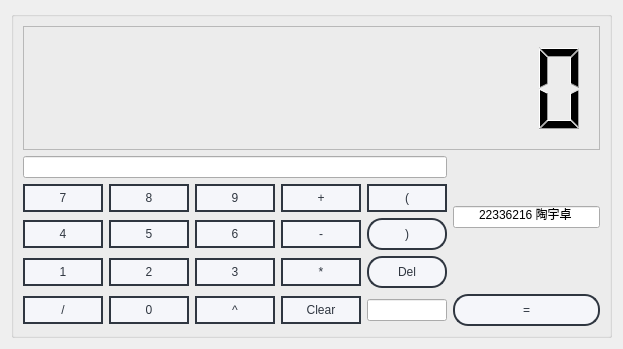
<?xml version="1.0" encoding="UTF-8"?>
<ui version="4.0">
 <class>Widget</class>
 <widget class="QWidget" name="Widget">
  <property name="geometry">
   <rect>
    <x>0</x>
    <y>0</y>
    <width>619</width>
    <height>349</height>
   </rect>
  </property>
  <property name="windowTitle">
   <string>Widget</string>
  </property>
  <layout class="QGridLayout" name="gridLayout">
   <item row="0" column="0">
    <widget class="QGroupBox" name="groupBox">
     <property name="title">
      <string/>
     </property>
     <property name="alignment">
      <set>Qt::AlignJustify|Qt::AlignVCenter</set>
     </property>
     <layout class="QGridLayout" name="gridLayout_2">
      <item row="2" column="1" alignment="Qt::AlignHCenter">
       <widget class="QPushButton" name="pushButton_8">
        <property name="minimumSize">
         <size>
          <width>80</width>
          <height>24</height>
         </size>
        </property>
        <property name="styleSheet">
         <string notr="true">/**正常情况下样式**/
QPushButton{
	font: 10pt &quot;微软雅黑&quot;;
    color: #2f3640;
    background-color: #f5f6fa;
    border-color: #2f3640;
    border-radius: 15px;
    border-style: solid;
    border-width: 2px;
    padding: 5px;
}

/**鼠标停留在按钮上的样式**/
QPushButton::hover{	
    color: #FFFFFF;
    background-color: #718093;
    border-color: #2f3640;
}

/**鼠标按压下去的样式**/
QPushButton::pressed,QPushButton::checked{
    color: #FFFFFF;
    background-color: qlineargradient(spread:pad, x1:0, y1:0, x2:0, y2:1, stop:0 #273c75, stop:1 #487eb0);
}

/**按钮失能情况下样式**/
QPushButton::disabled{
    color: #FFFFFF;
    background-color: #dcdde1;
    border-color: #dcdde1;
}</string>
        </property>
        <property name="text">
         <string>8</string>
        </property>
       </widget>
      </item>
      <item row="2" column="0">
       <widget class="QPushButton" name="pushButton_7">
        <property name="styleSheet">
         <string notr="true">/**正常情况下样式**/
QPushButton{
	font: 10pt &quot;微软雅黑&quot;;
    color: #2f3640;
    background-color: #f5f6fa;
    border-color: #2f3640;
    border-radius: 15px;
    border-style: solid;
    border-width: 2px;
    padding: 5px;
}

/**鼠标停留在按钮上的样式**/
QPushButton::hover{	
    color: #FFFFFF;
    background-color: #718093;
    border-color: #2f3640;
}

/**鼠标按压下去的样式**/
QPushButton::pressed,QPushButton::checked{
    color: #FFFFFF;
    background-color: qlineargradient(spread:pad, x1:0, y1:0, x2:0, y2:1, stop:0 #273c75, stop:1 #487eb0);
}

/**按钮失能情况下样式**/
QPushButton::disabled{
    color: #FFFFFF;
    background-color: #dcdde1;
    border-color: #dcdde1;
}</string>
        </property>
        <property name="text">
         <string>7</string>
        </property>
       </widget>
      </item>
      <item row="5" column="3">
       <widget class="QPushButton" name="pushButton_mul">
        <property name="styleSheet">
         <string notr="true">/**正常情况下样式**/
QPushButton{
	font: 10pt &quot;微软雅黑&quot;;
    color: #2f3640;
    background-color: #f5f6fa;
    border-color: #2f3640;
    border-radius: 15px;
    border-style: solid;
    border-width: 2px;
    padding: 5px;
}

/**鼠标停留在按钮上的样式**/
QPushButton::hover{	
    color: #FFFFFF;
    background-color: #718093;
    border-color: #2f3640;
}

/**鼠标按压下去的样式**/
QPushButton::pressed,QPushButton::checked{
    color: #FFFFFF;
    background-color: qlineargradient(spread:pad, x1:0, y1:0, x2:0, y2:1, stop:0 #273c75, stop:1 #487eb0);
}

/**按钮失能情况下样式**/
QPushButton::disabled{
    color: #FFFFFF;
    background-color: #dcdde1;
    border-color: #dcdde1;
}</string>
        </property>
        <property name="text">
         <string>*</string>
        </property>
       </widget>
      </item>
      <item row="2" column="4">
       <widget class="QPushButton" name="pushButton_left">
        <property name="styleSheet">
         <string notr="true">/**正常情况下样式**/
QPushButton{
	font: 10pt &quot;微软雅黑&quot;;
    color: #2f3640;
    background-color: #f5f6fa;
    border-color: #2f3640;
    border-radius: 15px;
    border-style: solid;
    border-width: 2px;
    padding: 5px;
}

/**鼠标停留在按钮上的样式**/
QPushButton::hover{	
    color: #FFFFFF;
    background-color: #718093;
    border-color: #2f3640;
}

/**鼠标按压下去的样式**/
QPushButton::pressed,QPushButton::checked{
    color: #FFFFFF;
    background-color: qlineargradient(spread:pad, x1:0, y1:0, x2:0, y2:1, stop:0 #273c75, stop:1 #487eb0);
}

/**按钮失能情况下样式**/
QPushButton::disabled{
    color: #FFFFFF;
    background-color: #dcdde1;
    border-color: #dcdde1;
}</string>
        </property>
        <property name="text">
         <string>(</string>
        </property>
       </widget>
      </item>
      <item row="0" column="0" colspan="6">
       <widget class="QLCDNumber" name="lcdNumber">
        <property name="layoutDirection">
         <enum>Qt::LeftToRight</enum>
        </property>
        <property name="frameShape">
         <enum>QFrame::StyledPanel</enum>
        </property>
        <property name="lineWidth">
         <number>9</number>
        </property>
        <property name="midLineWidth">
         <number>4</number>
        </property>
        <property name="smallDecimalPoint">
         <bool>true</bool>
        </property>
        <property name="digitCount">
         <number>10</number>
        </property>
        <property name="segmentStyle">
         <enum>QLCDNumber::Filled</enum>
        </property>
        <property name="value" stdset="0">
         <double>0.000000000000000</double>
        </property>
       </widget>
      </item>
      <item row="3" column="1">
       <widget class="QPushButton" name="pushButton_5">
        <property name="styleSheet">
         <string notr="true">/**正常情况下样式**/
QPushButton{
	font: 10pt &quot;微软雅黑&quot;;
    color: #2f3640;
    background-color: #f5f6fa;
    border-color: #2f3640;
    border-radius: 15px;
    border-style: solid;
    border-width: 2px;
    padding: 5px;
}

/**鼠标停留在按钮上的样式**/
QPushButton::hover{	
    color: #FFFFFF;
    background-color: #718093;
    border-color: #2f3640;
}

/**鼠标按压下去的样式**/
QPushButton::pressed,QPushButton::checked{
    color: #FFFFFF;
    background-color: qlineargradient(spread:pad, x1:0, y1:0, x2:0, y2:1, stop:0 #273c75, stop:1 #487eb0);
}

/**按钮失能情况下样式**/
QPushButton::disabled{
    color: #FFFFFF;
    background-color: #dcdde1;
    border-color: #dcdde1;
}</string>
        </property>
        <property name="text">
         <string>5</string>
        </property>
       </widget>
      </item>
      <item row="6" column="5">
       <widget class="QPushButton" name="pushButton_eql">
        <property name="minimumSize">
         <size>
          <width>147</width>
          <height>32</height>
         </size>
        </property>
        <property name="styleSheet">
         <string notr="true">/**正常情况下样式**/
QPushButton{
	font: 10pt &quot;微软雅黑&quot;;
    color: #2f3640;
    background-color: #f5f6fa;
    border-color: #2f3640;
    border-radius: 15px;
    border-style: solid;
    border-width: 2px;
    padding: 5px;
}

/**鼠标停留在按钮上的样式**/
QPushButton::hover{	
    color: #FFFFFF;
    background-color: #718093;
    border-color: #2f3640;
}

/**鼠标按压下去的样式**/
QPushButton::pressed,QPushButton::checked{
    color: #FFFFFF;
    background-color: qlineargradient(spread:pad, x1:0, y1:0, x2:0, y2:1, stop:0 #273c75, stop:1 #487eb0);
}

/**按钮失能情况下样式**/
QPushButton::disabled{
    color: #FFFFFF;
    background-color: #dcdde1;
    border-color: #dcdde1;
}</string>
        </property>
        <property name="text">
         <string>=</string>
        </property>
       </widget>
      </item>
      <item row="6" column="0">
       <widget class="QPushButton" name="pushButton_div">
        <property name="minimumSize">
         <size>
          <width>80</width>
          <height>24</height>
         </size>
        </property>
        <property name="styleSheet">
         <string notr="true">/**正常情况下样式**/
QPushButton{
	font: 10pt &quot;微软雅黑&quot;;
    color: #2f3640;
    background-color: #f5f6fa;
    border-color: #2f3640;
    border-radius: 15px;
    border-style: solid;
    border-width: 2px;
    padding: 5px;
}

/**鼠标停留在按钮上的样式**/
QPushButton::hover{	
    color: #FFFFFF;
    background-color: #718093;
    border-color: #2f3640;
}

/**鼠标按压下去的样式**/
QPushButton::pressed,QPushButton::checked{
    color: #FFFFFF;
    background-color: qlineargradient(spread:pad, x1:0, y1:0, x2:0, y2:1, stop:0 #273c75, stop:1 #487eb0);
}

/**按钮失能情况下样式**/
QPushButton::disabled{
    color: #FFFFFF;
    background-color: #dcdde1;
    border-color: #dcdde1;
}</string>
        </property>
        <property name="text">
         <string>/</string>
        </property>
       </widget>
      </item>
      <item row="6" column="2">
       <widget class="QPushButton" name="pushButton_pow">
        <property name="styleSheet">
         <string notr="true">/**正常情况下样式**/
QPushButton{
	font: 10pt &quot;微软雅黑&quot;;
    color: #2f3640;
    background-color: #f5f6fa;
    border-color: #2f3640;
    border-radius: 15px;
    border-style: solid;
    border-width: 2px;
    padding: 5px;
}

/**鼠标停留在按钮上的样式**/
QPushButton::hover{	
    color: #FFFFFF;
    background-color: #718093;
    border-color: #2f3640;
}

/**鼠标按压下去的样式**/
QPushButton::pressed,QPushButton::checked{
    color: #FFFFFF;
    background-color: qlineargradient(spread:pad, x1:0, y1:0, x2:0, y2:1, stop:0 #273c75, stop:1 #487eb0);
}

/**按钮失能情况下样式**/
QPushButton::disabled{
    color: #FFFFFF;
    background-color: #dcdde1;
    border-color: #dcdde1;
}</string>
        </property>
        <property name="text">
         <string>^</string>
        </property>
       </widget>
      </item>
      <item row="2" column="2">
       <widget class="QPushButton" name="pushButton_9">
        <property name="minimumSize">
         <size>
          <width>80</width>
          <height>24</height>
         </size>
        </property>
        <property name="styleSheet">
         <string notr="true">/**正常情况下样式**/
QPushButton{
	font: 10pt &quot;微软雅黑&quot;;
    color: #2f3640;
    background-color: #f5f6fa;
    border-color: #2f3640;
    border-radius: 15px;
    border-style: solid;
    border-width: 2px;
    padding: 5px;
}

/**鼠标停留在按钮上的样式**/
QPushButton::hover{	
    color: #FFFFFF;
    background-color: #718093;
    border-color: #2f3640;
}

/**鼠标按压下去的样式**/
QPushButton::pressed,QPushButton::checked{
    color: #FFFFFF;
    background-color: qlineargradient(spread:pad, x1:0, y1:0, x2:0, y2:1, stop:0 #273c75, stop:1 #487eb0);
}

/**按钮失能情况下样式**/
QPushButton::disabled{
    color: #FFFFFF;
    background-color: #dcdde1;
    border-color: #dcdde1;
}</string>
        </property>
        <property name="text">
         <string>9</string>
        </property>
       </widget>
      </item>
      <item row="5" column="1">
       <widget class="QPushButton" name="pushButton_2">
        <property name="styleSheet">
         <string notr="true">/**正常情况下样式**/
QPushButton{
	font: 10pt &quot;微软雅黑&quot;;
    color: #2f3640;
    background-color: #f5f6fa;
    border-color: #2f3640;
    border-radius: 15px;
    border-style: solid;
    border-width: 2px;
    padding: 5px;
}

/**鼠标停留在按钮上的样式**/
QPushButton::hover{	
    color: #FFFFFF;
    background-color: #718093;
    border-color: #2f3640;
}

/**鼠标按压下去的样式**/
QPushButton::pressed,QPushButton::checked{
    color: #FFFFFF;
    background-color: qlineargradient(spread:pad, x1:0, y1:0, x2:0, y2:1, stop:0 #273c75, stop:1 #487eb0);
}

/**按钮失能情况下样式**/
QPushButton::disabled{
    color: #FFFFFF;
    background-color: #dcdde1;
    border-color: #dcdde1;
}</string>
        </property>
        <property name="text">
         <string>2</string>
        </property>
       </widget>
      </item>
      <item row="2" column="3">
       <widget class="QPushButton" name="pushButton_add">
        <property name="styleSheet">
         <string notr="true">/**正常情况下样式**/
QPushButton{
	font: 10pt &quot;微软雅黑&quot;;
    color: #2f3640;
    background-color: #f5f6fa;
    border-color: #2f3640;
    border-radius: 15px;
    border-style: solid;
    border-width: 2px;
    padding: 5px;
}

/**鼠标停留在按钮上的样式**/
QPushButton::hover{	
    color: #FFFFFF;
    background-color: #718093;
    border-color: #2f3640;
}

/**鼠标按压下去的样式**/
QPushButton::pressed,QPushButton::checked{
    color: #FFFFFF;
    background-color: qlineargradient(spread:pad, x1:0, y1:0, x2:0, y2:1, stop:0 #273c75, stop:1 #487eb0);
}

/**按钮失能情况下样式**/
QPushButton::disabled{
    color: #FFFFFF;
    background-color: #dcdde1;
    border-color: #dcdde1;
}</string>
        </property>
        <property name="text">
         <string>+</string>
        </property>
       </widget>
      </item>
      <item row="3" column="2">
       <widget class="QPushButton" name="pushButton_6">
        <property name="styleSheet">
         <string notr="true">/**正常情况下样式**/
QPushButton{
	font: 10pt &quot;微软雅黑&quot;;
    color: #2f3640;
    background-color: #f5f6fa;
    border-color: #2f3640;
    border-radius: 15px;
    border-style: solid;
    border-width: 2px;
    padding: 5px;
}

/**鼠标停留在按钮上的样式**/
QPushButton::hover{	
    color: #FFFFFF;
    background-color: #718093;
    border-color: #2f3640;
}

/**鼠标按压下去的样式**/
QPushButton::pressed,QPushButton::checked{
    color: #FFFFFF;
    background-color: qlineargradient(spread:pad, x1:0, y1:0, x2:0, y2:1, stop:0 #273c75, stop:1 #487eb0);
}

/**按钮失能情况下样式**/
QPushButton::disabled{
    color: #FFFFFF;
    background-color: #dcdde1;
    border-color: #dcdde1;
}</string>
        </property>
        <property name="text">
         <string>6</string>
        </property>
       </widget>
      </item>
      <item row="3" column="3">
       <widget class="QPushButton" name="pushButton_sub">
        <property name="minimumSize">
         <size>
          <width>80</width>
          <height>24</height>
         </size>
        </property>
        <property name="styleSheet">
         <string notr="true">/**正常情况下样式**/
QPushButton{
	font: 10pt &quot;微软雅黑&quot;;
    color: #2f3640;
    background-color: #f5f6fa;
    border-color: #2f3640;
    border-radius: 15px;
    border-style: solid;
    border-width: 2px;
    padding: 5px;
}

/**鼠标停留在按钮上的样式**/
QPushButton::hover{	
    color: #FFFFFF;
    background-color: #718093;
    border-color: #2f3640;
}

/**鼠标按压下去的样式**/
QPushButton::pressed,QPushButton::checked{
    color: #FFFFFF;
    background-color: qlineargradient(spread:pad, x1:0, y1:0, x2:0, y2:1, stop:0 #273c75, stop:1 #487eb0);
}

/**按钮失能情况下样式**/
QPushButton::disabled{
    color: #FFFFFF;
    background-color: #dcdde1;
    border-color: #dcdde1;
}
</string>
        </property>
        <property name="text">
         <string>-</string>
        </property>
       </widget>
      </item>
      <item row="3" column="0">
       <widget class="QPushButton" name="pushButton_4">
        <property name="styleSheet">
         <string notr="true">/**正常情况下样式**/
QPushButton{
	font: 10pt &quot;微软雅黑&quot;;
    color: #2f3640;
    background-color: #f5f6fa;
    border-color: #2f3640;
    border-radius: 15px;
    border-style: solid;
    border-width: 2px;
    padding: 5px;
}

/**鼠标停留在按钮上的样式**/
QPushButton::hover{	
    color: #FFFFFF;
    background-color: #718093;
    border-color: #2f3640;
}

/**鼠标按压下去的样式**/
QPushButton::pressed,QPushButton::checked{
    color: #FFFFFF;
    background-color: qlineargradient(spread:pad, x1:0, y1:0, x2:0, y2:1, stop:0 #273c75, stop:1 #487eb0);
}

/**按钮失能情况下样式**/
QPushButton::disabled{
    color: #FFFFFF;
    background-color: #dcdde1;
    border-color: #dcdde1;
}</string>
        </property>
        <property name="text">
         <string>4</string>
        </property>
       </widget>
      </item>
      <item row="6" column="3">
       <widget class="QPushButton" name="pushButton_clear">
        <property name="styleSheet">
         <string notr="true">/**正常情况下样式**/
QPushButton{
	font: 10pt &quot;微软雅黑&quot;;
    color: #2f3640;
    background-color: #f5f6fa;
    border-color: #2f3640;
    border-radius: 15px;
    border-style: solid;
    border-width: 2px;
    padding: 5px;
}

/**鼠标停留在按钮上的样式**/
QPushButton::hover{	
    color: #FFFFFF;
    background-color: #718093;
    border-color: #2f3640;
}

/**鼠标按压下去的样式**/
QPushButton::pressed,QPushButton::checked{
    color: #FFFFFF;
    background-color: qlineargradient(spread:pad, x1:0, y1:0, x2:0, y2:1, stop:0 #273c75, stop:1 #487eb0);
}

/**按钮失能情况下样式**/
QPushButton::disabled{
    color: #FFFFFF;
    background-color: #dcdde1;
    border-color: #dcdde1;
}</string>
        </property>
        <property name="text">
         <string>Clear</string>
        </property>
       </widget>
      </item>
      <item row="5" column="2">
       <widget class="QPushButton" name="pushButton_3">
        <property name="styleSheet">
         <string notr="true">/**正常情况下样式**/
QPushButton{
	font: 10pt &quot;微软雅黑&quot;;
    color: #2f3640;
    background-color: #f5f6fa;
    border-color: #2f3640;
    border-radius: 15px;
    border-style: solid;
    border-width: 2px;
    padding: 5px;
}

/**鼠标停留在按钮上的样式**/
QPushButton::hover{	
    color: #FFFFFF;
    background-color: #718093;
    border-color: #2f3640;
}

/**鼠标按压下去的样式**/
QPushButton::pressed,QPushButton::checked{
    color: #FFFFFF;
    background-color: qlineargradient(spread:pad, x1:0, y1:0, x2:0, y2:1, stop:0 #273c75, stop:1 #487eb0);
}

/**按钮失能情况下样式**/
QPushButton::disabled{
    color: #FFFFFF;
    background-color: #dcdde1;
    border-color: #dcdde1;
}</string>
        </property>
        <property name="text">
         <string>3</string>
        </property>
       </widget>
      </item>
      <item row="5" column="0">
       <widget class="QPushButton" name="pushButton_1">
        <property name="styleSheet">
         <string notr="true">/**正常情况下样式**/
QPushButton{
	font: 10pt &quot;微软雅黑&quot;;
    color: #2f3640;
    background-color: #f5f6fa;
    border-color: #2f3640;
    border-radius: 15px;
    border-style: solid;
    border-width: 2px;
    padding: 5px;
}

/**鼠标停留在按钮上的样式**/
QPushButton::hover{	
    color: #FFFFFF;
    background-color: #718093;
    border-color: #2f3640;
}

/**鼠标按压下去的样式**/
QPushButton::pressed,QPushButton::checked{
    color: #FFFFFF;
    background-color: qlineargradient(spread:pad, x1:0, y1:0, x2:0, y2:1, stop:0 #273c75, stop:1 #487eb0);
}

/**按钮失能情况下样式**/
QPushButton::disabled{
    color: #FFFFFF;
    background-color: #dcdde1;
    border-color: #dcdde1;
}</string>
        </property>
        <property name="text">
         <string>1</string>
        </property>
       </widget>
      </item>
      <item row="3" column="4">
       <widget class="QPushButton" name="pushButton_right">
        <property name="minimumSize">
         <size>
          <width>80</width>
          <height>32</height>
         </size>
        </property>
        <property name="styleSheet">
         <string notr="true">/**正常情况下样式**/
QPushButton{
	font: 10pt &quot;微软雅黑&quot;;
    color: #2f3640;
    background-color: #f5f6fa;
    border-color: #2f3640;
    border-radius: 15px;
    border-style: solid;
    border-width: 2px;
    padding: 5px;
}

/**鼠标停留在按钮上的样式**/
QPushButton::hover{	
    color: #FFFFFF;
    background-color: #718093;
    border-color: #2f3640;
}

/**鼠标按压下去的样式**/
QPushButton::pressed,QPushButton::checked{
    color: #FFFFFF;
    background-color: qlineargradient(spread:pad, x1:0, y1:0, x2:0, y2:1, stop:0 #273c75, stop:1 #487eb0);
}

/**按钮失能情况下样式**/
QPushButton::disabled{
    color: #FFFFFF;
    background-color: #dcdde1;
    border-color: #dcdde1;
}</string>
        </property>
        <property name="text">
         <string>)</string>
        </property>
       </widget>
      </item>
      <item row="6" column="1">
       <widget class="QPushButton" name="pushButton_0">
        <property name="enabled">
         <bool>true</bool>
        </property>
        <property name="styleSheet">
         <string notr="true">/**正常情况下样式**/
QPushButton{
	font: 10pt &quot;微软雅黑&quot;;
    color: #2f3640;
    background-color: #f5f6fa;
    border-color: #2f3640;
    border-radius: 15px;
    border-style: solid;
    border-width: 2px;
    padding: 5px;
}

/**鼠标停留在按钮上的样式**/
QPushButton::hover{	
    color: #FFFFFF;
    background-color: #718093;
    border-color: #2f3640;
}

/**鼠标按压下去的样式**/
QPushButton::pressed,QPushButton::checked{
    color: #FFFFFF;
    background-color: qlineargradient(spread:pad, x1:0, y1:0, x2:0, y2:1, stop:0 #273c75, stop:1 #487eb0);
}

/**按钮失能情况下样式**/
QPushButton::disabled{
    color: #FFFFFF;
    background-color: #dcdde1;
    border-color: #dcdde1;
}</string>
        </property>
        <property name="text">
         <string>0</string>
        </property>
       </widget>
      </item>
      <item row="1" column="0" colspan="5">
       <widget class="QLineEdit" name="lineEdit"/>
      </item>
      <item row="5" column="4">
       <widget class="QPushButton" name="pushButton_back">
        <property name="minimumSize">
         <size>
          <width>80</width>
          <height>32</height>
         </size>
        </property>
        <property name="styleSheet">
         <string notr="true">/**正常情况下样式**/
QPushButton{
	font: 10pt &quot;微软雅黑&quot;;
    color: #2f3640;
    background-color: #f5f6fa;
    border-color: #2f3640;
    border-radius: 15px;
    border-style: solid;
    border-width: 2px;
    padding: 5px;
}

/**鼠标停留在按钮上的样式**/
QPushButton::hover{	
    color: #FFFFFF;
    background-color: #718093;
    border-color: #2f3640;
}

/**鼠标按压下去的样式**/
QPushButton::pressed,QPushButton::checked{
    color: #FFFFFF;
    background-color: qlineargradient(spread:pad, x1:0, y1:0, x2:0, y2:1, stop:0 #273c75, stop:1 #487eb0);
}

/**按钮失能情况下样式**/
QPushButton::disabled{
    color: #FFFFFF;
    background-color: #dcdde1;
    border-color: #dcdde1;
}</string>
        </property>
        <property name="text">
         <string>Del</string>
        </property>
       </widget>
      </item>
      <item row="6" column="4">
       <widget class="QLineEdit" name="lineEdit_2">
        <property name="whatsThis">
         <string>&lt;html&gt;&lt;head/&gt;&lt;body&gt;&lt;p&gt;状态栏&lt;/p&gt;&lt;/body&gt;&lt;/html&gt;</string>
        </property>
        <property name="alignment">
         <set>Qt::AlignCenter</set>
        </property>
       </widget>
      </item>
      <item row="2" column="5" rowspan="2">
       <widget class="QLineEdit" name="lineEdit_3">
        <property name="text">
         <string>22336216 陶宇卓</string>
        </property>
        <property name="alignment">
         <set>Qt::AlignCenter</set>
        </property>
        <property name="dragEnabled">
         <bool>false</bool>
        </property>
        <property name="readOnly">
         <bool>true</bool>
        </property>
       </widget>
      </item>
     </layout>
    </widget>
   </item>
  </layout>
 </widget>
 <resources/>
 <connections/>
</ui>
